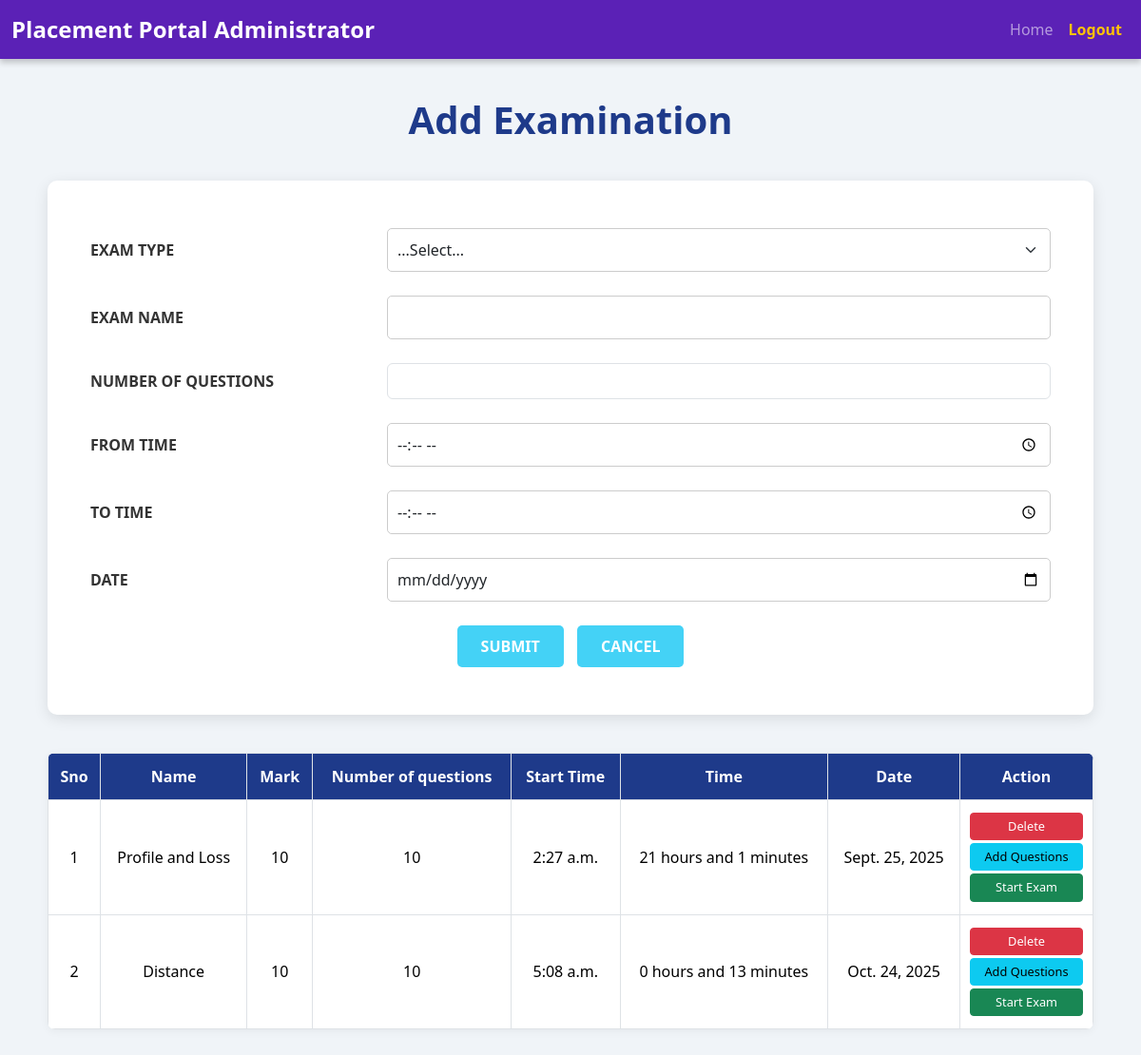
Screenshot of /logical/examinationdetails/ with the database file from the repository.
### logical/models.py (models this page shows)
class tbl_examination(models.Model):
    examination_name=models.CharField(max_length=50)
    examination_mark=models.CharField(max_length=50)
    examination_qno=models.CharField(max_length=50)
    examination_time=models.CharField(max_length=50)
    examination_status = models.IntegerField(default=0)
    examination_date = models.DateField(null=True)
    time = models.TimeField(null=True)
    start_time = models.TimeField(null=True)
    examtype = models.ForeignKey(tbl_examtype, on_delete=models.CASCADE)

### logical/views.py (the view, shortened to what this page needs)
# urls.py: path('examinationdetails/',views.examinationdetails,name='examinationdetails'),
def examinationdetails(request):
    exm=tbl_examination.objects.filter(examination_status=0)
    examtype = tbl_examtype.objects.all()
    return render(request,'logical/AddExamination.html',{'result':exm,"examtype":examtype})

### logical/Templates/logical/AddExamination.html (shortened to what this page needs)
{% extends 'Admin/JobPost.html' %}
{% load static %}
{% block content %}
<!DOCTYPE html>
<html lang="en">
<head>
    <link href="https://cdn.jsdelivr.net/npm/bootstrap@5.3.3/dist/css/bootstrap.min.css" rel="stylesheet">
</head>
<body><br><br><br>
    <div class="page-container">
        <h1>Add Examination</h1>
        <div class="form-card">
            <form action="" method="post" enctype="multipart/form-data">
                <table class="form-table" align="center">
                    <tr>
                        <td>EXAM TYPE</td>
                        <td>
                            <select name="sel_examtype" class="form-select">
                                <option value="">...Select...</option>
                            </select>
                        </td>
                    </tr>
                  <tr>
                    <td>EXAM NAME</td>
                    <td><input type="text" name="txt_name" id="txt_name" class="form-control" required></td>
                  </tr>
                  <tr>
                    <td>NUMBER OF QUESTIONS</td>
                    <td><input type="number" name="txt_qno" id="txt_qno" class="form-control" min="1" required></td>
                  </tr>
                  <tr>
                    <td>FROM TIME</td>
                    <td><input type="time" name="txt_ftime" class="form-control" required></td>
                  </tr>
                  <tr>
                    <td>TO TIME</td>
                    <td><input type="time" name="txt_ttime" class="form-control" required></td>
                  </tr>
                  <tr>
                    <td>Date</td>
                    <td><input type="date" name="txt_date" id="txt_date" class="form-control" required></td>
                  </tr>
                  <tr>
                    <td colspan="2" align="center">
                        <input type="submit" class="btn-custom" value="SUBMIT">
                        <input type="submit" class="btn-custom" value="CANCEL">
                    </td>
                  </tr>
                </table>
            </form>
        </div>
        <table class="table table-bordered data-table" align="center">
            <thead>
                <tr>
                    <th>Sno</th>
                    <th>Name</th>
                    <th>Mark</th>
                    <th>Number of questions</th>
                    <th>Start Time</th>
                    <th>Time</th>
                    <th>Date</th>
                    <th>Action</th>
                </tr>
            </thead>
            <tbody>
                {% for i in result %}
                <tr>
                   <td>{{forloop.counter}}</td>
                   <td>{{i.examination_name}}</td>
                   <td>{{i.examination_mark}}</td>
                   <td>{{i.examination_qno}}</td>
                   <td>{{i.start_time}}</td>
                   <td>{{i.examination_time}}</td>
                   <td>{{ i.examination_date }}</td>
                   <td class="action-button-group">
                       <a href="{% url 'Logical:delexm' i.id %}" class="btn btn-danger btn-sm">Delete</a>
                       <a href="{% url 'Logical:addquestions' i.id %}" class="btn btn-info btn-sm">Add Questions</a>
                       <a href="{% url 'Logical:startexam' i.id %}" class="btn btn-success btn-sm">Start Exam</a>
                   </td>
                </tr>
                {% endfor %}
            </tbody>
        </table>
    </div>
</body>
</html>
{% endblock %}

### Admin/Templates/admin/JobPost.html (style rules this page uses)
body { background-color: #f8f9fa; padding-top: 90px; padding-bottom: 50px; }

### logical/Templates/logical/AddExamination.html (style rules this page uses)
:root { --color-primary: #1e3a8a; --color-secondary: #44d2f6; --color-hover: #27c1e5; --color-danger: #dc3545; --color-success: #198754; --color-info: #0dcaf0; }
body { font-family: 'Segoe UI', Tahoma, Geneva, Verdana, sans-serif; background-color: #f0f4f8; padding: 20px; }
.page-container { max-width: 1100px; margin: 0 auto; }
h1 { color: var(--color-primary); text-align: center; margin-bottom: 30px; padding: 10px; font-weight: 700 !important; }
.form-card { background-color: #ffffff; padding: 30px; border-radius: 10px; box-shadow: 0 4px 15px rgba(0, 0, 0, 0.1); margin-bottom: 40px; }
.form-table { width: 100%; border-collapse: separate; border-spacing: 0 15px; }
.form-table td { padding: 5px 15px; vertical-align: middle; }
.form-table tr td:first-child { font-weight: 600; color: #333; width: 30%; text-transform: uppercase; }
.form-table input[type="text"], .form-table input[type="time"], .form-table input[type="date"], .form-table select { width: 100%; padding: 10px; border: 1px solid #ccc; border-radius: 5px; transition: border-color 0.3s; }
.btn-custom { background-color: var(--color-secondary); color: white; border: none; padding: 10px 25px; border-radius: 5px; font-weight: 600; cursor: pointer; transition: background-color 0.3s ease; margin: 0 5px; }
.data-table { border-radius: 8px; overflow: hidden; width: 100%; box-shadow: 0 2px 10px rgba(0, 0, 0, 0.05); }
.data-table thead th { background-color: var(--color-primary); color: white; font-weight: 600; text-align: center; padding: 12px 10px; }
.data-table tbody td { text-align: center; padding: 10px; vertical-align: middle; }
.data-table tbody tr:nth-child(even) { background-color: #f7f7f7; }
.action-button-group a { margin: 3px 0; padding: 4px 8px; font-size: 0.8em; display: block; width: 100%; max-width: 150px; text-align: center; margin-left: auto; margin-right: auto; text-decoration: none; }

### rows the page displays
tbl_examination: examination_name "Profile and Loss", examination_mark "10", examination_qno "10", start_time "2:27 a.m.", examination_time "21 hours and 1 minutes", examination_date "Sept. 25, 2025"
tbl_examination: examination_name "Distance", examination_mark "10", examination_qno "10", start_time "5:08 a.m.", examination_time "0 hours and 13 minutes", examination_date "Oct. 24, 2025"
